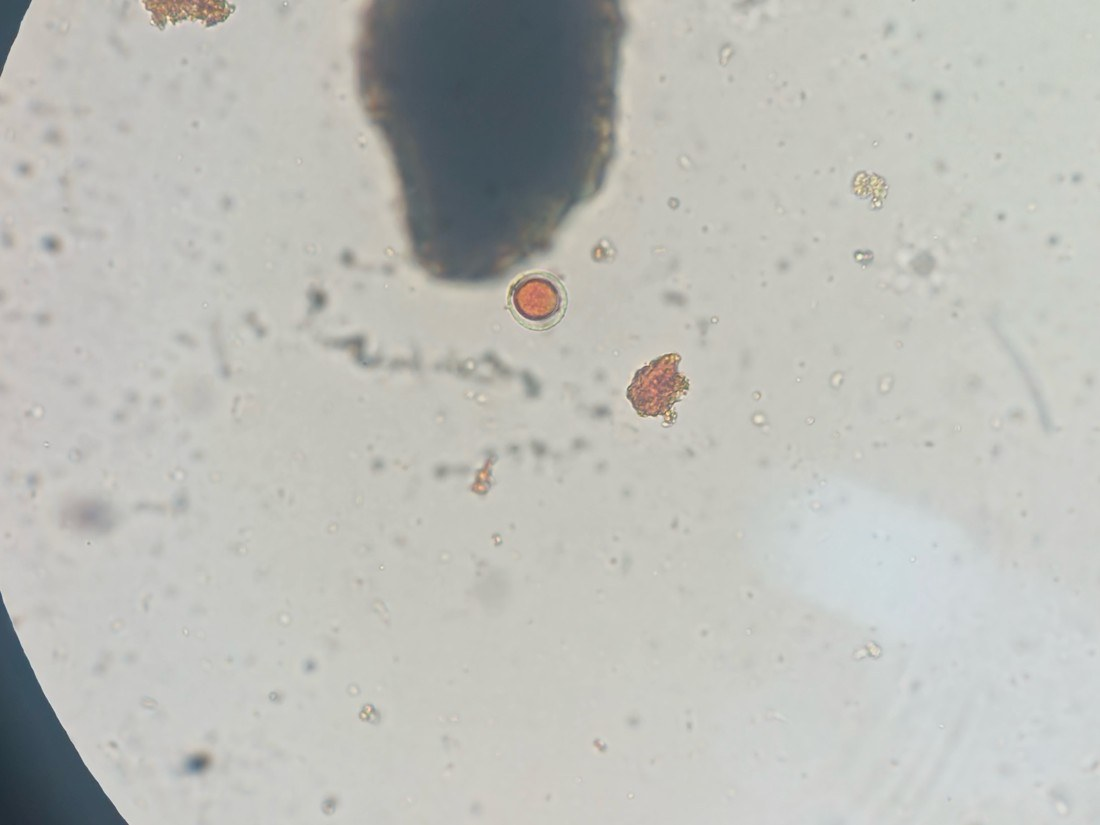
#> input picture flutter_app/assets/img/artefatos/nao_identificada_v4f02.jpg, 1100 x 825 px
$ python -i importar-docx-laminas-v4.py   (imports and definitions only)
#> lines starting #> are read from the running program, lines starting #| are printed output that depends on the picture
#> further down, picture is the input picture: PIL image 1100x825 RGB; mean R, G, B 188.4, 189.5, 184.4
#!/usr/bin/env python3
"""Importa as lâminas do documento "Laminas_Parasitologia_v4.docx" (tabela 16×2; cada célula = 1 figura).

Cada figura tem 2 imagens (foto à esquerda, "ampliação digital" à direita) e uma legenda em parágrafos:
  1) "Figura N. <identificação>"   2) "Grupo: ... | Objetiva: ...*"   3) descrição [fontes]   4) "Obs.: ..." (opcional)

Reprodutível e sem invenção:
- as imagens são gravadas como estão no docx (JPEG q88, no máx. 1600 px; as do docx têm 1100 px / 440 px);
- nada é deduzido além do que a legenda diz; a espécie vem de um mapa explícito (SPECIES) por trecho da legenda;
- fotos que já existem no catálogo são detectadas por hash perceptual (dHash 16×16) e NÃO são duplicadas;
- "Lâmina feita/obtida por <nome>" é registrada como preparo da lâmina, não como autoria da foto.

Uso: python3 tools/importar-docx-laminas-v4.py docs/fontes/Laminas_Parasitologia_v4.docx
Saída: public/assets/img/<módulo>/..._v4fNN*.jpg e tools/laminas_v4_import.json
"""
import glob, hashlib, io, json, os, re, sys, zipfile
from xml.etree import ElementTree as ET
from PIL import Image, ImageOps

NS = {'w': 'http://schemas.openxmlformats.org/wordprocessingml/2006/main',
      'a': 'http://schemas.openxmlformats.org/drawingml/2006/main',
      'r': 'http://schemas.openxmlformats.org/officeDocument/2006/relationships'}
ROOT = os.path.dirname(os.path.dirname(os.path.abspath(__file__)))
IMG = os.path.join(ROOT, 'public', 'assets', 'img')
MAX_SIDE = 1600
# trecho da legenda (minúsculas) -> (módulo, id da espécie no atlas); ordem importa (mais específico primeiro)
SPECIES = [
    ('trichuris trichiura', ('nematelmintos', 'trichuris_trichiura')),
    ('ascaris lumbricoides', ('nematelmintos', 'ascaris_lumbricoides')),
    ('strongyloides stercoralis', ('nematelmintos', 'strongyloides_stercoralis')),
    ('hymenolepis nana', ('platelmintos', 'hymenolepis_nana')),
    ('taenia sp', ('platelmintos', 'taenia_sp')),
    ('entamoeba histolytica', ('protozoarios', 'entamoeba_histolytica')),
    ('entamoeba coli', ('protozoarios', 'entamoeba_coli')),
    ('endolimax nana', ('protozoarios', 'endolimax_nana')),
    ('iodamoeba b', ('protozoarios', 'iodamoeba_buetschlii')),
    ('blastocystis', ('protozoarios', 'blastocystis_sp')),
    ('giardia duodenalis', ('protozoarios', 'giardia_lamblia')),
    ('chilomastix mesnili', ('protozoarios', 'chilomastix_mesnili')),
    ('estrutura não identificada', ('artefatos', 'nao_identificada')),
]


def dhash(im, n=16):
#> called with n = 16
    g = ImageOps.autocontrast(im.convert('L').resize((n + 1, n), Image.LANCZOS))
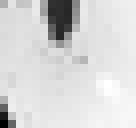
#> g: PIL image 17x16 L (shown 8 times larger); min 0, max 255, mean 214.2
    px = list(g.tobytes()); bits = 0
#> after `px = list(g.tobytes())`: px = 272 values, max 255 at index 183, min 0 at index 255, mean 214.2
    for y in range(n):
        for x in range(n):
            bits = (bits << 1) | (px[y * (n + 1) + x] > px[y * (n + 1) + x + 1])
#> after the loop, bits = 35789565590417729254162197159322701785678531933014707606664027620485502085129
    return bits


# [75 lines left out: functions existentes, save, main, not called in this run]


# [2 lines not run here, left out]

>>> from PIL import Image
>>> picture = Image.open('../flutter_app/assets/img/artefatos/nao_identificada_v4f02.jpg')
>>> result = dhash(picture)
#> result has the same summary as bits in dhash

$ run again, on flutter_app/assets/img/nematelmintos/ancilostomideo_lam03_detalhe.jpg
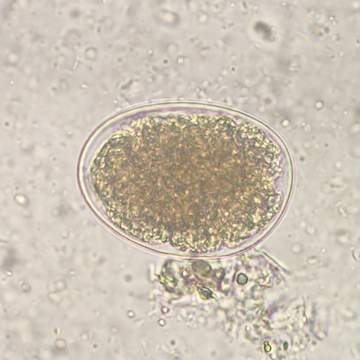
#> input picture flutter_app/assets/img/nematelmintos/ancilostomideo_lam03_detalhe.jpg, 360 x 360 px
#> picture is the input picture: PIL image 360x360 RGB; mean R, G, B 203.8, 193.6, 179.8
#> in dhash, `g = ImageOps.autocontrast(im.convert('L').resize((n + 1, n), Image.LAN..`:
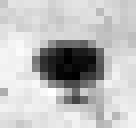
#> g: PIL image 17x16 L (shown 8 times larger); min 0, max 255, mean 190.1
#> px = 272 values, max 255 at index 193, min 0 at index 127, mean 190.1
#> after the loop in dhash, `for y in range(n):`: bits = 34458240884453704727168608188298131813785498147692503937154697920579955378512
#> result has the same summary as bits in dhash
